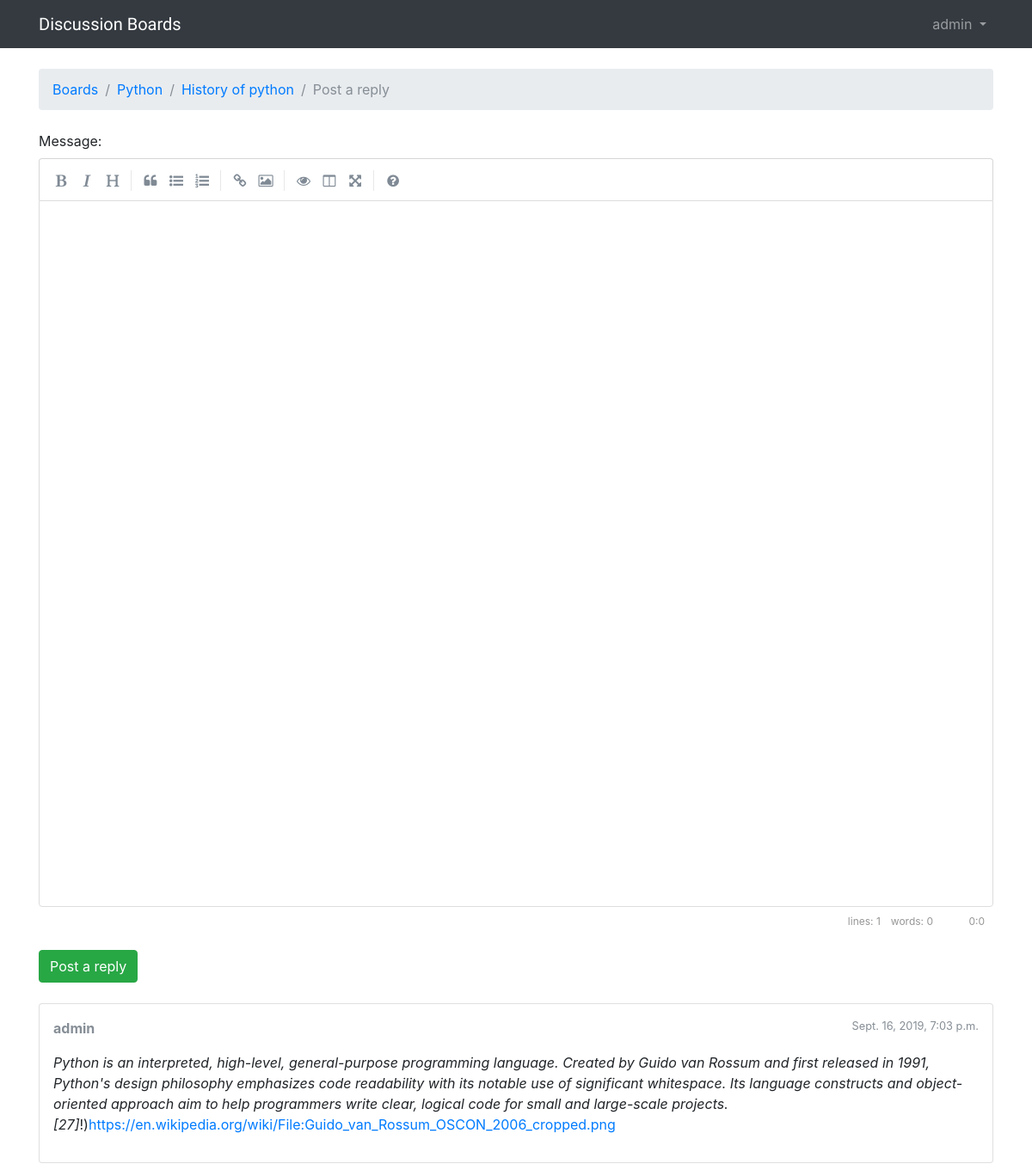
Page /boards/1/topics/1/reply/ (signed in) on the committed database.
### boards/models.py (models this page shows, shortened)
class Topic(models.Model):
    subject = models.CharField(max_length=255)
    last_updated = models.DateTimeField(auto_now_add=True)
    board = models.ForeignKey(Board, on_delete=models.CASCADE, related_name='topics')
    starter = models.ForeignKey(User, on_delete=models.CASCADE, related_name='topics')
    views = models.PositiveIntegerField(default=0)
    def get_last_ten_posts(self):
        return self.posts.order_by('-created_at')[:10]

class Board(models.Model):
    name = models.CharField(max_length=25, unique=True)
    description = models.CharField(max_length=100)

class Post(models.Model):
    message = models.TextField(max_length=40000)
    topic = models.ForeignKey(Topic, on_delete=models.CASCADE, related_name='posts')
    created_at = models.DateTimeField(auto_now_add=True)
    updated_at = models.DateTimeField(null=True)
    created_by = models.ForeignKey(User, on_delete=models.CASCADE, related_name='posts')
    updated_by = models.ForeignKey(User, on_delete=models.CASCADE, null=True, related_name='+')
    def get_message_as_markdown(self):
        return mark_safe(markdown(self.message, safe_mode='escape'))

### boards/views.py (the view)
# urls.py: url(r'^boards/(?P<pk>\d+)/topics/(?P<topic_pk>\d+)/reply/$', views.reply_topic, name='reply_topic'),
@login_required
def reply_topic(request, pk, topic_pk):
    topic = get_object_or_404(Topic, board__pk=pk, pk=topic_pk)
    if request.method == 'POST':
        form = PostForm(request.POST)
        if form.is_valid():
            post = form.save(commit=False)
            post.topic = topic
            post.created_by = request.user
            post.save()
            topic.last_updated = timezone.now()
            topic.save()
            topic_url = reverse('topic_posts', kwargs={'pk': pk, 'topic_pk': topic_pk})
            topic_post_url = '{url}?page={page}#{id}'.format(
                url=topic_url,
                id=post.pk,
                page=topic.get_page_count()
            )
            return redirect(topic_post_url)
    else:
        form = PostForm()
    return render(request, 'reply_topic.html', {'topic': topic, 'form': form})

### templates/reply_topic.html (shortened to what this page needs)
{% extends 'base.html' %}
{% load static %}
{% block stylesheet %}
  <link rel="stylesheet" href="{% static 'css/simplemde.min.css' %}">
{% endblock %}
{% block breadcrumb %}
  <li class="breadcrumb-item"><a href="{% url 'home' %}">Boards</a></li>
  <li class="breadcrumb-item"><a href="{% url 'board_topics' topic.board.pk %}">{{ topic.board.name }}</a></li>
  <li class="breadcrumb-item"><a href="{% url 'topic_posts' topic.board.pk topic.pk %}">{{ topic.subject }}</a></li>
  <li class="breadcrumb-item active">Post a reply</li>
{% endblock %}
{% block content %}
  <form method="post" class="mb-4" novalidate>
    {% include 'includes/form.html' %}
    <button type="submit" class="btn btn-success">Post a reply</button>
  </form>
  {% for post in topic.get_last_ten_posts %}
    <div class="card mb-2">
      <div class="card-body p-3">
        <div class="row mb-3">
          <div class="col-6">
            <strong class="text-muted">{{ post.created_by.username }}</strong>
          </div>
          <div class="col-6 text-right">
            <small class="text-muted">{{ post.created_at }}</small>
          </div>
        </div>
        {{ post.get_message_as_markdown }}
      </div>
    </div>
  {% endfor %}
{% endblock %}

### templates/base.html (shortened to what this page needs)
{% load static %}
<html>
<head>
    <link rel="stylesheet" href="{% static 'css/bootstrap.min.css' %}">
    <link rel="stylesheet" href="{% static 'css/app.css' %}">
    {% block stylesheet %}{% endblock %}
</head>
<body>
{% block body %}
    <nav class="navbar navbar-expand-sm navbar-dark bg-dark">
        <div class="container">
            <a class="navbar-brand" href="{% url 'home' %}">Discussion Boards</a>
            <div class="collapse navbar-collapse" id="mainMenu">
                {% if user.is_authenticated %}
                    <ul class="navbar-nav ml-auto">
                        <li class="nav-item dropdown">
                            <a class="nav-link dropdown-toggle" href="#" id="userMenu" data-toggle="dropdown"
                               aria-haspopup="true" aria-expanded="false">
                                {{ user.username }}
                            </a>
                        </li>
                    </ul>
                {% else %}
                    <form class="form-inline ml-auto">
                        <a href="{% url 'login' %}" class="btn btn-outline-danger">Log in</a>
                        <a href="{% url 'signup' %}" class="btn btn-outline-primary ml-2">Sign up</a>
                    </form>
                {% endif %}
            </div>
        </div>
    </nav>
    <div class="container">
        <ol class="breadcrumb my-4">
            {% block breadcrumb %}
            {% endblock %}
        </ol>
        {% block content %}
        {% endblock %}
    </div>
{% endblock body %}
</body>
</html>

### static/css/app.css (style rules this page uses)
.navbar-brand { font-family: 'Peralta', cursive; }

### rows in the picture
Topic: board.name "Python", subject "History of python"
Post: created_by.username "admin", created_at "Sept. 16, 2019, 7:03 p.m.", get_message_as_markdown "Python is an interpreted, high-level, general-purpose programming language. Created by Guido van Rossum and first released in 1991, Python's design philosophy emphasizes code readability with its notable use of significant whitespace. Its language constructs and object-oriented approach aim to help programmers write clear, logical code for small and large-scale projects.[27] !) https://en.wikipedia.org/wiki/File:Guido_van_Rossum_OSCON_2006_cropped.png"

### other values in the picture
{{ user.username }} "admin"
{{ field.label_tag }} "Message:"
